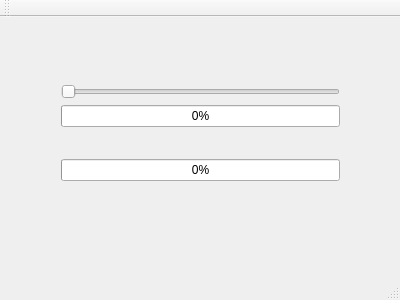
<?xml version="1.0" encoding="UTF-8"?>
<ui version="4.0">
 <class>MainWindow</class>
 <widget class="QMainWindow" name="MainWindow">
  <property name="geometry">
   <rect>
    <x>0</x>
    <y>0</y>
    <width>400</width>
    <height>300</height>
   </rect>
  </property>
  <property name="windowTitle">
   <string>MainWindow</string>
  </property>
  <widget class="QWidget" name="centralWidget">
   <widget class="QWidget" name="">
    <property name="geometry">
     <rect>
      <x>50</x>
      <y>30</y>
      <width>301</width>
      <height>171</height>
     </rect>
    </property>
    <layout class="QVBoxLayout" name="verticalLayout_2">
     <item>
      <layout class="QVBoxLayout" name="verticalLayout">
       <item>
        <widget class="QSlider" name="horizontalSlider">
         <property name="orientation">
          <enum>Qt::Horizontal</enum>
         </property>
        </widget>
       </item>
       <item>
        <widget class="QProgressBar" name="progressBar">
         <property name="value">
          <number>0</number>
         </property>
        </widget>
       </item>
      </layout>
     </item>
     <item>
      <widget class="QProgressBar" name="progressBar_2">
       <property name="value">
        <number>0</number>
       </property>
      </widget>
     </item>
    </layout>
   </widget>
  </widget>
  <widget class="QMenuBar" name="menuBar">
   <property name="geometry">
    <rect>
     <x>0</x>
     <y>0</y>
     <width>400</width>
     <height>26</height>
    </rect>
   </property>
  </widget>
  <widget class="QToolBar" name="mainToolBar">
   <attribute name="toolBarArea">
    <enum>TopToolBarArea</enum>
   </attribute>
   <attribute name="toolBarBreak">
    <bool>false</bool>
   </attribute>
  </widget>
  <widget class="QStatusBar" name="statusBar"/>
 </widget>
 <layoutdefault spacing="6" margin="11"/>
 <resources/>
 <connections>
  <connection>
   <sender>horizontalSlider</sender>
   <signal>valueChanged(int)</signal>
   <receiver>progressBar</receiver>
   <slot>setValue(int)</slot>
   <hints>
    <hint type="sourcelabel">
     <x>144</x>
     <y>103</y>
    </hint>
    <hint type="destinationlabel">
     <x>148</x>
     <y>165</y>
    </hint>
   </hints>
  </connection>
 </connections>
</ui>
